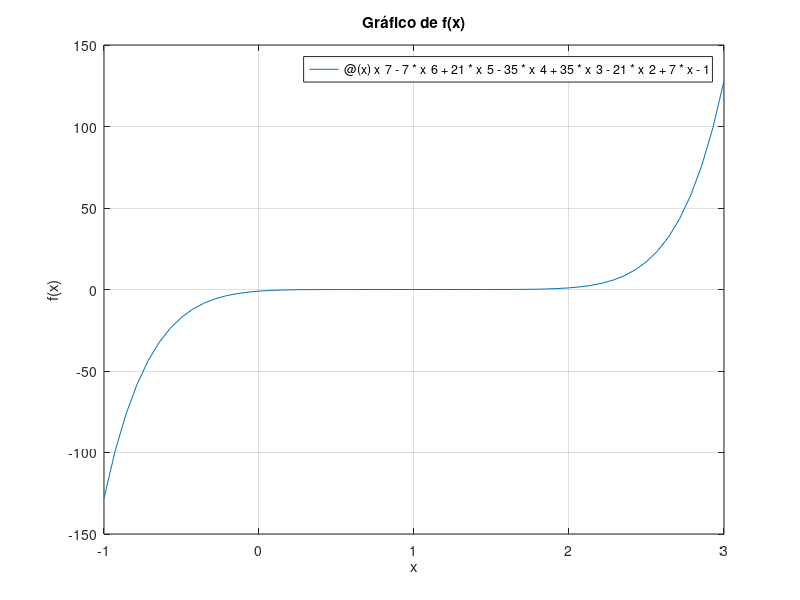

Write the MATLAB code that produced this figure.
% Função f a ser avaliada
f = @(x) x^7 - 7*x^6 + 21*x^5 - 35*x^4 + 35*x^3 - 21*x^2 + 7*x - 1;

%plota o gráfico com a grid
fplot(f, [-1 3])
title('Gráfico de f(x)')
xlabel('x')
ylabel('f(x)')
grid on
